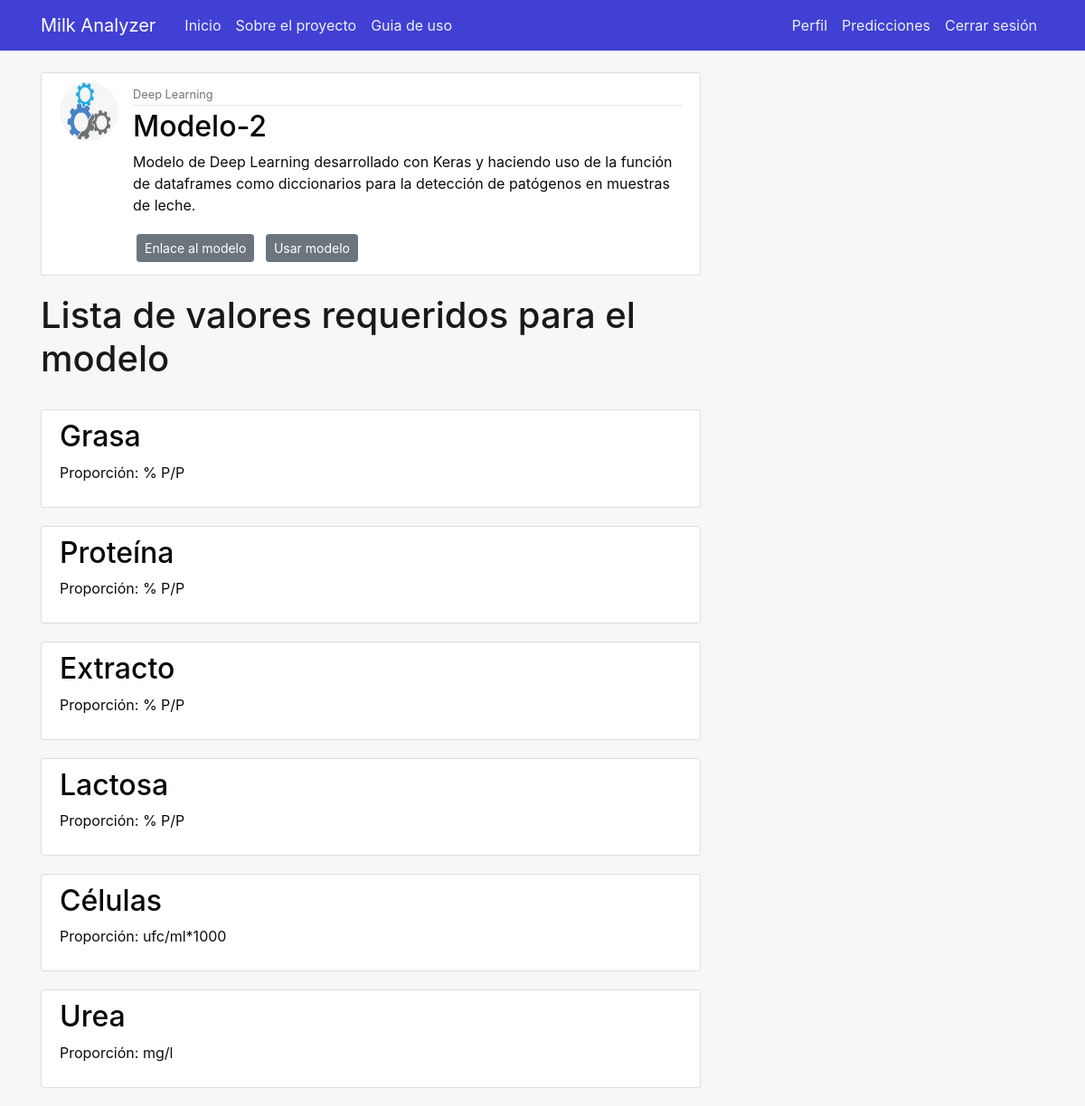
Screenshot of /aimodel/2 (signed in) with the database file from the repository.
### milkanalyzer/models.py (models this page shows, shortened)
class AIModel(db.Model):
    __tablename__ = 'aimodel'
    id = db.Column(db.Integer, primary_key=True)
    name = db.Column(db.String(50), nullable=False)
    type = db.Column(db.String(100), nullable=False)
    description = db.Column(db.Text, nullable=False)
    url = db.Column(db.String(50), nullable=False)
    aimodel_picture = db.Column(db.String(20), nullable=False, default='defaultmodel.jpg')

class Value(db.Model):
    id = db.Column(db.Integer, primary_key=True)
    name = db.Column(db.String(50), nullable=False)
    proportion = db.Column(db.String(100), nullable=False)
    description = db.Column(db.Text, nullable=False)
    aimodel_id = db.Column(db.Integer, db.ForeignKey('aimodel.id'), nullable=False)

### milkanalyzer/aimodels/routes.py (the view)
@aimodels.route("/aimodel/<int:id>")
@login_required
def aimodel(id):
    aimodel = AIModel.query.get_or_404(id)
    values = Value.query.filter_by(aimodel_id = aimodel.id).all()
    return render_template('aimodel.html', title=aimodel.name, aimodel=aimodel, values=values)

### milkanalyzer/models.py (called while the page is built)
@login_manager.user_loader
def get_user(user_id):
    return User.query.get(int(user_id))

### milkanalyzer/templates/aimodel.html (shortened to what this page needs)
{% extends "layout.html" %}
{% block content %}
<article class="media content-section">
  <img class="rounded-circle article-img"
    src="{{ url_for('static', filename='aimodel_images/' + aimodel.aimodel_picture) }}">
  <div class="media-body">
    <div class="article-metadata">
      <small class="text-muted">{{ aimodel.type }}</small>
    </div>
    <h2 class="article-title">{{ aimodel.name }}</h2>
    <p class="article-content">{{ aimodel.description }}</p>
    <a class="btn btn-secondary btn-sm m-1" href="{{ aimodel.url }} ">Enlace al modelo</a>
    {% if current_user.is_authenticated %}
    <a class="btn btn-secondary btn-sm m-1" href="{{ url_for('aimodels.use_aimodel', id=aimodel.id) }}">Usar modelo</a>
    {% endif %}
  </div>
</article>
<h1>Lista de valores requeridos para el modelo</h1></br>
{% for value in values %}
<article class="media content-section">
  <div class="media-body">
    <h2><a class="article-title" href="{{ url_for('values.value', aimodel_id=aimodel.id, id=value.id) }}">{{
      value.name }}</a></h2>
    <p class="article-content">Proporción: {{ value.proportion }}</p>
  </div>
</article>
{% endfor %}
{% endblock content %}

### milkanalyzer/static/main.css (style rules this page uses)
body { background: #f6f8f8; color: #0c0c0c; margin-top: 5rem; }
h1, h2, h3, h4, h5, h6 { color: #1a1919; }
.content-section { background: #ffffff; padding: 10px 20px; border: 1px solid #dddddd; border-radius: 3px; margin-bottom: 20px; }
.article-title { color: #080808; }
.article-content { white-space: pre-line; }
.article-img { height: 65px; width: 65px; margin-right: 16px; }
.article-metadata { padding-bottom: 1px; margin-bottom: 4px; border-bottom: 1px solid #e3e3e3 }

### rows the page displays
AIModel: aimodel_picture (placeholder picture), type "Deep Learning", name "Modelo-2", description "Modelo de Deep Learning desarrollado con Keras y haciendo uso de la función de dataframes como diccionarios para la detección de patógenos en muestras de leche."
Value: name "Grasa", proportion "% P/P"
Value: name "Proteína", proportion "% P/P"
Value: name "Extracto", proportion "% P/P"
Value: name "Lactosa", proportion "% P/P"
Value: name "Células", proportion "ufc/ml*1000"
Value: name "Urea", proportion "mg/l"
